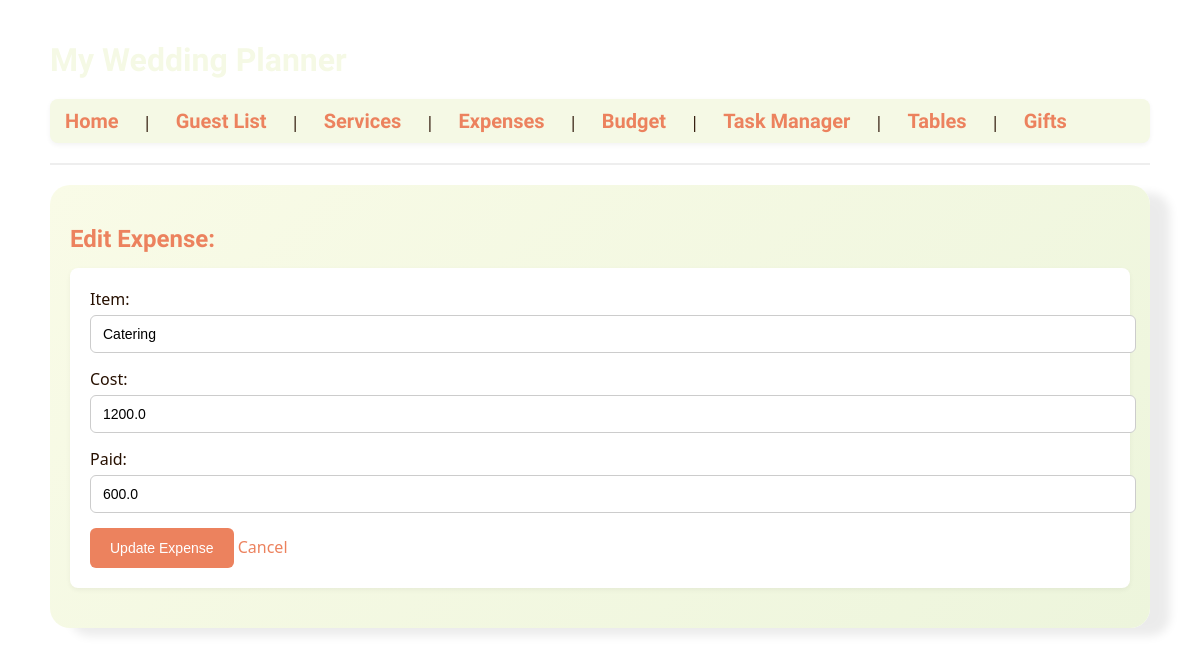
/expenses/edit/1, run on the app's committed database.
### tables this page shows
CREATE TABLE expenses (
        id INTEGER PRIMARY KEY AUTOINCREMENT,
        service TEXT,
        price REAL,
        paid REAL
    );

### app.py (the view, shortened to what this page needs)
@app.route('/expenses/edit/<int:id>', methods=['GET', 'POST'])
def edit_expense(id):
    conn = get_db_connection()
    expense = conn.execute('SELECT * FROM expenses WHERE id=?', (id,)).fetchone()
    conn.close()
    return render_template('edit_expense.html', expense=expense)

### app.py (called while the page is built)
def get_db_connection():
    conn = sqlite3.connect(DB_PATH)
    conn.row_factory = sqlite3.Row
    return conn

### templates/edit_expense.html
{% extends 'layout.html' %}
{% block content %}
<div class="content-box">
    <h2>Edit Expense: {{ expense.item }}</h2>
    <form method="post">
        <label for="service">Item:</label>
        <input type="text" name="service" id="service" value="{{ expense.service }}" required>
        <br />
        <label for="price">Cost:</label>
        <input type="number" name="price" id="price" value="{{ expense.price }}" required>
        <br />
        <label for="paid">Paid:</label>
        <input type="number" name="paid" id="paid" value="{{ expense.paid }}" required>
        <br />
        <button type="submit">Update Expense</button>
        <a href="{{ url_for('expenses') }}">Cancel</a>
    </form>
</div>
{% endblock %}

### static/style.css (style rules this page uses)
body { font-family: 'Segoe UI', Tahoma, Geneva, Verdana, sans-serif; background-image: url('images/picture2.jpg'); background-size: cover; background-position: center; background-repeat: no-repeat; color: #271001; margin: 0; padding: 0; }
.content-box { background: linear-gradient(135deg, #f9fbe7, #edf5dc); border-radius: 20px; padding: 20px; box-shadow: 20px 8px 10px rgba(0,0,0,0.08); margin-bottom: 30px; }
h2, h3 { color: #ec825e; margin-bottom: 15px; font-family: 'Borel', cursive; }
form { background-color: #fff; padding: 20px; border-radius: 8px; box-shadow: 0 2px 5px rgba(0,0,0,0.05); margin-bottom: 20px; }
form label { display: block; margin-bottom: 5px; font-weight: 500; }
form input[type="text"], form input[type="number"], form input[type="date"], form select, form textarea { width: 100%; padding: 10px 12px; margin-bottom: 15px; border: 1px solid #ccc; border-radius: 6px; font-size: 14px; transition: border-color 0.2s; }
form button { background-color: #ec825e; color: #fff; border: none; padding: 12px 20px; border-radius: 6px; cursor: pointer; font-size: 14px; transition: background-color 0.2s; }
a { color: #ec825e; text-decoration: none; }

### data on the page
expenses: service "Catering", price "1200.0", paid "600.0"
